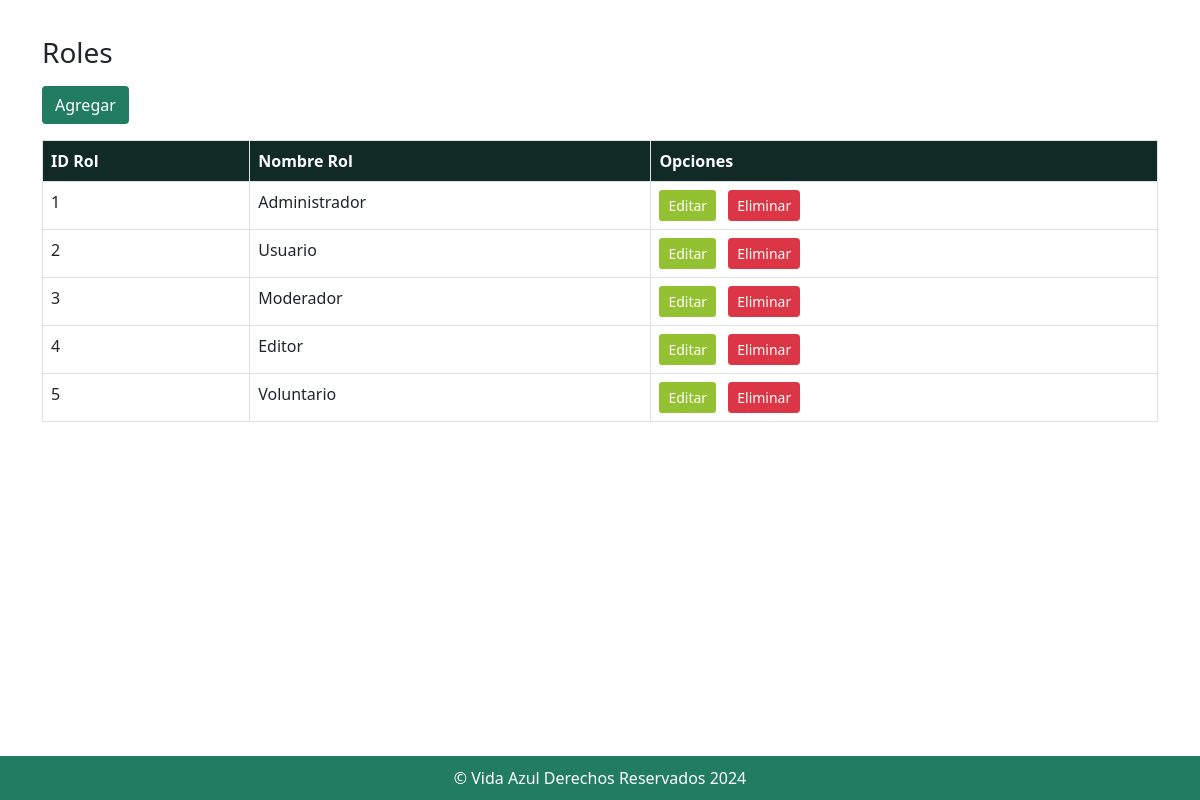
Screenshot of /rol/listado.php with the database file from the repository.
### tables this page shows
CREATE TABLE `rol` (
  `id_rol` int(11) NOT NULL,
  `nombre_rol` varchar(100) NOT NULL
);

### rol/listado.php (the view, shortened to what this page needs)
<!DOCTYPE html>
<html lang="es">
<head>
    <link href="https://cdn.jsdelivr.net/npm/bootstrap@5.0.2/dist/css/bootstrap.min.css" rel="stylesheet"
>
    <link href="https://cdn.jsdelivr.net/npm/bootstrap-icons/font/bootstrap-icons.css" rel="stylesheet">
    <link href="../styles.css" rel="stylesheet">
</head>
<body>
    <main class="flex-shrink-0">
        <div class="container">
            <h3 class="my-3" id="titulo">Roles</h3>
            <a href="nuevo.php" class="btn" style="background-color: #217C61; color: white;">Agregar</a>
            <table class="table table-hover table-bordered my-3" aria-describedby="titulo">
                <thead style="background-color: #112A26; color: white;">
                    <tr>
                        <th scope="col">ID Rol</th>
                        <th scope="col">Nombre Rol</th>
                        <th scope="col">Opciones</th>
                    </tr>
                </thead>
                <tbody>
                    <?php
                    $conexion = new mysqli("localhost", "vida_azul", "vidaazul", "vida_azul");
                    $sql = "SELECT id_rol, nombre_rol FROM rol";
                    $resultado = $conexion->query($sql);
                    if ($resultado->num_rows > 0) {
                        while ($fila = $resultado->fetch_assoc()) {
                            echo "<tr>";
                            echo "<td>" . $fila["id_rol"] . "</td>";
                            echo "<td>" . htmlspecialchars($fila["nombre_rol"]) . "</td>";
                            echo "<td>
                                    <a href='edita.php?id=" . $fila["id_rol"] . "' class='btn btn-sm me-2' style='background-color: #94C132; color: white;'>Editar</a>
                                    <button type='button' class='btn btn-danger btn-sm' data-bs-toggle='modal'
                                        data-bs-target='#eliminaModal' data-bs-id='" . $fila["id_rol"] . "'>Eliminar</button>
                                  </td>";
                            echo "</tr>";
                        }
                    } else {
                        echo "<tr><td colspan='3'>No se encontraron roles</td></tr>";
                    }
                    ?>
                </tbody>
            </table>
        </div>
    </main>
    <footer class="footer" style="background-color:#217C61;position: fixed; bottom: 0;width: 100%;"
        class="col text-center text-white mt-auto p-1">
        <div class="container">
            <div class="col">
                <p style="color: white;">&COPY; Vida Azul Derechos Reservados 2024</p>
            </div>
        </div>
    </footer>
</body>
</html>

### styles.css (style rules this page uses)
* { box-sizing: border-box; }
--------------------------------------Footer------------------------------------- html, body { height: 100%; margin: 0; padding: 0; }
body { display: flex; flex-direction: column; }
footer.footer { background-color: #217C61; color: white; padding: 10px 0; flex-shrink: 0; text-align: center; width: 100%; }
.container { flex: 1 0 auto; }
footer p { margin: 0; }
main { padding: 20px; }
button { background-color: #007BFF; color: white; border: none; padding: 10px 15px; cursor: pointer; border-radius: 3px; }

### rows the page displays
rol: id_rol "1", nombre_rol "Administrador"
rol: id_rol "2", nombre_rol "Usuario"
rol: id_rol "3", nombre_rol "Moderador"
rol: id_rol "4", nombre_rol "Editor"
rol: id_rol "5", nombre_rol "Voluntario"
